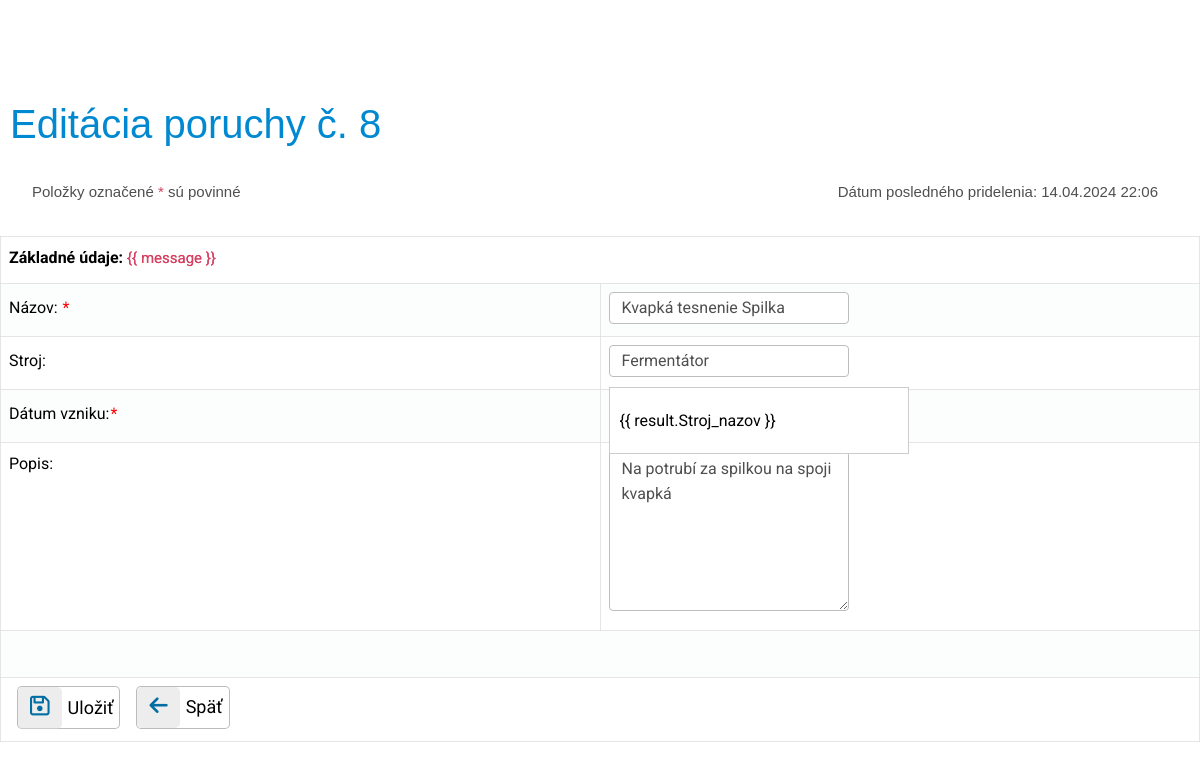
Screenshot of /src/form/porucha.php?PoruchaID=8 (signed in) with the database file from the repository.
### tables this page shows
CREATE TABLE `porucha` (
  `Por_nazov` varchar(50) NOT NULL,
  `Por_popis` varchar(100) DEFAULT NULL,
  `Por_stav` int(11) NOT NULL,
  `Por_datum_vzniku` datetime NOT NULL,
  `Por_datum_pridelenia` datetime DEFAULT NULL,
  `PoruchaID` int(10) UNSIGNED NOT NULL,
  `StrojID` int(10) UNSIGNED DEFAULT NULL,
  `PouzivatelID` int(10) UNSIGNED DEFAULT NULL
);

CREATE TABLE `stroj` (
  `Stroj_nazov` varchar(50) NOT NULL,
  `Stroj_popis` varchar(100) DEFAULT NULL,
  `Stroj_vyrobca` varchar(30) NOT NULL,
  `Stroj_umiestnenie` varchar(30) NOT NULL,
  `Stroj_datum_vyroby` date DEFAULT NULL,
  `Stroj_vyrobne_cislo` varchar(20) NOT NULL,
  `Stroj_evidencne_cislo` varchar(20) NOT NULL,
  `Stroj_datum_prevzatia` date DEFAULT NULL,
  `Stroj_zarucna_doba` int(11) DEFAULT NULL,
  `StrojID` int(10) UNSIGNED NOT NULL,
  `DodavatelID` int(10) UNSIGNED DEFAULT NULL
);

### lib.php (called while the page is built, shortened)
<?php
function strip_tags_html($input) {
	$input = strip_tags($input);
	$input = htmlspecialchars($input);
	return $input;
}
?>

### src/form/porucha.php (the view, shortened to what this page needs)
<!DOCTYPE html>
<html>
<head>
    <?php include_once '../partials/head.php';
    include_once "../../lib.php";
    include '../auth/login.php';
    ?>
</head>
<body>
<?php
mysqli_set_charset($dblink, "utf8mb4");
$PoruchaID=mysqli_real_escape_string($dblink,strip_tags_html($_GET["PoruchaID"]));
$PoruchaID=intval($PoruchaID);
if($PoruchaID)
{
    $zobrazit=strip_tags_html($_GET["zobrazit"]);
    $sql="select * from porucha p LEFT JOIN zamestnanec z ON p.PouzivatelID = z.PouzivatelID LEFT JOIN stroj s ON p.StrojID = s.StrojID WHERE p.PoruchaID = $PoruchaID";
    if($zobrazit)
    {
        $akcia="preview";
        $nadpis = "Porucha č. ".$PoruchaID;
    }
    else
    {
        $akcia = "update";
        $nadpis = "Editácia poruchy č. ".$PoruchaID;
    }
    $vysledok = mysqli_query($dblink,$sql);
    $riadok = mysqli_fetch_assoc($vysledok);
    $Por_nazov = strip_tags_html($riadok["Por_nazov"]);
    $Por_popis = strip_tags_html($riadok["Por_popis"]);
    $Por_datum_pridelenia = strip_tags_html($riadok["Por_datum_pridelenia"]);
    $Stroj_nazov = strip_tags_html($riadok["Stroj_nazov"]);
    if($Por_datum_pridelenia == "0000-00-00 00:00:00") $Por_datum_pridelenia = "";
    else $Por_datum_pridelenia = date("d.m.Y H:i", strtotime($Por_datum_pridelenia));
}
?>
<h1><?php echo $nadpis; ?></h1>
<p>
<form id ="myapp_form" action="../zmena/zmena_poruchy.php" method="POST" onsubmit="return app.strojChecked">
    <?php if($Por_datum_pridelenia): ?>
        <div class="container d-flex align-items-center">
            <p class="oznam text-grey text-start" style="margin-left:-0.625rem!important;">Položky označené <span class="red bold">*</span> sú povinné</p>
            <p class="oznam text-grey text-end " style="margin-left:2rem !important;">Dátum posledného pridelenia: <?php echo $Por_datum_pridelenia;?></p>
        </div>
    <?php else: ?>
        <p class="oznam text-grey text-start">Položky označené <span class="red bold">*</span> sú povinné</p>
    <?php endif; ?>
    <table class="zoznam">
        <tr><td colspan="2"><b>Základné údaje: </b><span class="cervene" v-if="message" >{{ message }}</span></td></tr>
        <tr><td>Názov: <span class="hviezdicka">*</span></td><td style="width:50%;"><input required type="text" class="form-control" name="Por_nazov" value="<?php echo $Por_nazov;?>" <?php echo disabled($akcia);?>/></td></tr>
        <tr><td>Stroj:</td>
            <td>
                <ul>
                    <div>
                        <input
                                class="form-control"
                                type="text"
                                name="Stroj_nazov"
                                v-model="searchInput"
                                placeholder="Vyberte stroj"
                                autocomplete="off"
                                @focus="showResults = true"
                                @blur="showResults = false"
                                @change="checkStroj()"
                                @keydown.down.prevent="moveSelection(1)"
                                @keydown.up.prevent="moveSelection(-1)"
                                @keydown.enter.prevent="selectMachine(filteredMachine[selectedIndex].Stroj_nazov,filteredMachine[selectedIndex].StrojID)"
                                value="<?php echo $Stroj_nazov;?>"
                                <?php echo disabled($akcia);?>
                        />
                        <div class="results zoznam_pozicii" v-if="showResults && filteredMachine.length > 0">
                            <ul>
                                <li
                                        class="pozicie"
                                        v-for="(result, index) in filteredMachine"
                                        :key="index"
                                        v-if="index < 5"
                                        @mouseover="mouseover(index)"
                                        @click="selectMachine(result.Stroj_nazov,result.StrojID)"
                                        @mousedown.prevent
                                        :class="{ selected: selectedIndex === index || mouseIndex === index }"
                                >
                                    {{ result.Stroj_nazov }}
                                </li>
                            </ul>
                        </div>
                    </div>
                </ul>
            </td>
        </tr>
        <tr><td>Dátum vzniku:<span class="hviezdicka">*</span></td><td> </td></tr>
        <tr><td style = "vertical-align:top !important;">Popis:</td><td><textarea type="text" class="form-control" name="Por_popis" <?php echo disabled($akcia); ?>><?php echo $Por_popis;?></textarea></td></tr>
         <tr><td colspan="2"><br></td></tr>
        <tr><td colspan="2">
                <?php if($akcia !='preview'):?>
                <div class="d-flex" style="margin-right: 40px !important;">
                    <button type="submit" title="Uložiť" value="Uložiť"  class="btn-light btn-labeled btn_ikony">
                        <span class="btn-label"><i class="fa-regular fa-floppy-disk"></i></span>Uložiť
                    </button>
                    <button type="submit" name="back" form="back" value="Späť" title="Spať" class="btn-light btn-labeled btn_ikony ">
                        <span class="btn-label"><i class="fa fa-arrow-left" style="font-size: 1.3rem;"></i></span>Späť
                    </button>
                </div>
                <?php else:?>
                    <button type="submit" name="back" form="back" value="Späť" title="Spať" class="btn-light btn-labeled btn_ikony">
                        <span class="btn-label "><i class="fa fa-arrow-left"></i></span>Späť
                    </button>
                <?php endif;?>
                </td></tr>
    </table>
</form>
</p>
</body>
</html>

### rows the page displays
porucha: Por_datum_pridelenia "14.04.2024 22:06", Por_nazov "Kvapká tesnenie Spilka", Stroj_nazov "Fermentátor", Por_popis "Na potrubí za spilkou na spoji kvapká"

### other values shown
$nadpis "Editácia poruchy č. 8"
